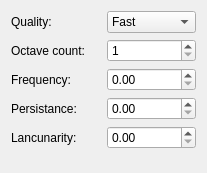
<?xml version="1.0" encoding="UTF-8"?>
<ui version="4.0">
 <class>PerlinOptions</class>
 <widget class="QWidget" name="PerlinOptions">
  <property name="geometry">
   <rect>
    <x>0</x>
    <y>0</y>
    <width>207</width>
    <height>173</height>
   </rect>
  </property>
  <property name="windowTitle">
   <string>Form</string>
  </property>
  <layout class="QGridLayout" name="gridLayout">
   <item row="0" column="0">
    <widget class="QLabel" name="label">
     <property name="text">
      <string>Quality:</string>
     </property>
    </widget>
   </item>
   <item row="1" column="0">
    <widget class="QLabel" name="label_2">
     <property name="text">
      <string>Octave count:</string>
     </property>
    </widget>
   </item>
   <item row="2" column="0">
    <widget class="QLabel" name="label_3">
     <property name="text">
      <string>Frequency:</string>
     </property>
    </widget>
   </item>
   <item row="3" column="0">
    <widget class="QLabel" name="label_4">
     <property name="text">
      <string>Persistance:</string>
     </property>
    </widget>
   </item>
   <item row="4" column="0">
    <widget class="QLabel" name="label_5">
     <property name="text">
      <string>Lancunarity:</string>
     </property>
    </widget>
   </item>
   <item row="0" column="1">
    <widget class="QComboBox" name="quality">
     <item>
      <property name="text">
       <string>Fast</string>
      </property>
     </item>
     <item>
      <property name="text">
       <string>Standart</string>
      </property>
     </item>
     <item>
      <property name="text">
       <string>Best</string>
      </property>
     </item>
    </widget>
   </item>
   <item row="1" column="1">
    <widget class="QSpinBox" name="octaveCount">
     <property name="minimum">
      <number>1</number>
     </property>
    </widget>
   </item>
   <item row="2" column="1">
    <widget class="QDoubleSpinBox" name="frequency">
     <property name="singleStep">
      <double>0.010000000000000</double>
     </property>
    </widget>
   </item>
   <item row="3" column="1">
    <widget class="QDoubleSpinBox" name="persistance">
     <property name="singleStep">
      <double>0.010000000000000</double>
     </property>
    </widget>
   </item>
   <item row="4" column="1">
    <widget class="QDoubleSpinBox" name="lancunarity">
     <property name="singleStep">
      <double>0.010000000000000</double>
     </property>
    </widget>
   </item>
   <item row="5" column="0">
    <spacer name="verticalSpacer">
     <property name="orientation">
      <enum>Qt::Vertical</enum>
     </property>
     <property name="sizeHint" stdset="0">
      <size>
       <width>20</width>
       <height>40</height>
      </size>
     </property>
    </spacer>
   </item>
  </layout>
 </widget>
 <resources/>
 <connections/>
</ui>
